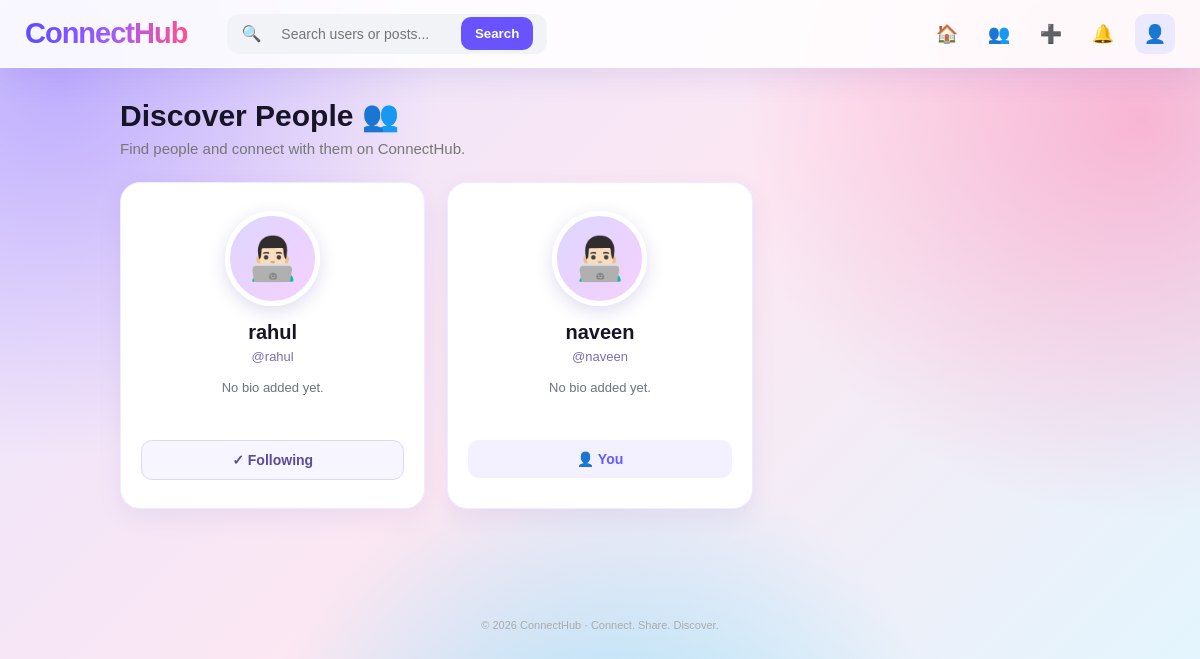
The app's page /users (signed in) with its own data.
### tables this page shows
CREATE TABLE users (
            id INTEGER PRIMARY KEY AUTOINCREMENT,
            name TEXT NOT NULL,
            username TEXT UNIQUE NOT NULL,
            email TEXT UNIQUE NOT NULL,
            password TEXT NOT NULL,
            bio TEXT DEFAULT '',
            profile_image TEXT DEFAULT '',
            created_at TIMESTAMP DEFAULT CURRENT_TIMESTAMP
        );

### app.py (the view)
@app.route("/users")
def users():
    if "user_id" not in session:
        return redirect(url_for("login"))
    connection = get_db_connection()
    users = connection.execute(
        """
        SELECT
            id,
            name,
            username,
            bio,
            profile_image
        FROM users
        ORDER BY id DESC
        """
    ).fetchall()
    following = connection.execute(
        """
        SELECT following_id
        FROM followers
        WHERE follower_id = ?
        """,
        (session["user_id"],)
    ).fetchall()
    following_ids = [
        row["following_id"]
        for row in following
    ]
    connection.close()
    return render_template(
        "users.html",
        users=users,
        following_ids=following_ids
    )

### app.py (called while the page is built)
@app.context_processor
def notification_count():
    if "user_id" not in session:
        return {
            "unread_notifications": 0
        }
    connection = get_db_connection()
    unread_notifications = connection.execute(
        """
        SELECT COUNT(*)
        FROM notifications
        WHERE user_id = ?
        AND is_read = 0
        """,
        (session["user_id"],)
    ).fetchone()[0]
    connection.close()
    return {
        "unread_notifications": unread_notifications
    }

def get_db_connection():
    connection = sqlite3.connect(DATABASE)
    connection.row_factory = sqlite3.Row
    return connection

### templates/users.html (shortened to what this page needs)
{% extends "base.html" %}
{% block content %}
<div class="users-page">
    <div class="users-header">
        <h1>
            Discover People 👥
        </h1>
        <p>
            Find people and connect with them on ConnectHub.
        </p>
    </div>
    <div class="users-grid">
        {% for person in users %}
        <div class="user-card">
            <div class="discover-avatar">
                {% if person["profile_image"] %}
                    <img
                        src="{{ url_for(
                            'static',
                            filename='images/' + person['profile_image']
                        ) }}"
                        alt="Profile Photo"
                    >
                {% else %}
                    👨🏻‍💻
                {% endif %}
            </div>
            <h2>
                <a
                    href="/user/{{ person['id'] }}"
                    class="discover-user-link"
                >
                    {{ person["name"] }}
                </a>
            </h2>
            <p class="discover-username">
                @{{ person["username"] }}
            </p>
            <p class="discover-bio">
                {% if person["bio"] %}
                    {{ person["bio"] }}
                {% else %}
                    No bio added yet.
                {% endif %}
            </p>
            {% if person["id"] != session["user_id"] %}
                {% if person["id"] in following_ids %}
                    <form
                        action="/follow/{{ person['id'] }}"
                        method="POST"
                    >
                        <button
                            type="submit"
                            class="unfollow-button"
                        >
                            ✓ Following
                        </button>
                    </form>
                {% endif %}
            {% else %}
                <div class="your-profile-label">
                    👤 You
                </div>
            {% endif %}
        </div>
        {% endfor %}
    </div>
</div>
{% endblock %}

### static/css/style.css (style rules this page uses)
* { margin: 0; padding: 0; box-sizing: border-box; }
body { font-family: Arial, Helvetica, sans-serif; background: radial-gradient(circle at 10% 10%, rgba(124, 92, 255, 0.25), transparent 30%), radial-gradient(circle at 90% 20%, rgba(255, 92, 154, 0.22), transparent 30%), radial-gradient(circle at 50% 90%, rgba(0, 210, 255, 0.18), transparent 35%), linear-gradient(135deg, #eef0ff, #fcecf5, #eafaff); background-attachment: fixed; color: #171717; }
html, body { min-height: 100%; }
body { background: radial-gradient( circle at 5% 10%, rgba(125, 92, 255, 0.40), transparent 28% ), radial-gradient( circle at 95% 15%, rgba(255, 80, 150, 0.35), transparent 30% ), radial-gradient( circle at 50% 100%, rgba(0, 200, 255, 0.30), transparent 35% ), linear-gradient( 135deg, #e8e4ff 0%, #fce7f2 48%, #dff7ff 100% ); background-attachment: fixed; }
.users-page { max-width: 1000px; margin: 30px auto; padding: 0 20px 50px; }
.users-header { margin-bottom: 25px; }
.users-header h1 { margin: 0; font-size: 30px; color: #171426; }
.users-header p { margin-top: 7px; color: #777; font-size: 15px; }
.users-grid { display: grid; grid-template-columns: repeat(3, 1fr); gap: 22px; }
.user-card { background: white; border-radius: 20px; padding: 28px 20px; text-align: center; border: 1px solid #eeeaff; box-shadow: 0 8px 25px rgba(80, 60, 160, 0.08); transition: 0.25s; }
.discover-avatar { width: 95px; height: 95px; margin: 0 auto 15px; border-radius: 50%; display: flex; align-items: center; justify-content: center; overflow: hidden; font-size: 42px; background: linear-gradient( 135deg, #ddd6fe, #f5d0fe ); border: 5px solid white; box-shadow: 0 5px 18px rgba(80, 60, 160, 0.18); }
.user-card h2 { margin: 5px 0; font-size: 20px; color: #171426; }
.discover-username { margin: 0; color: #7c6db2; font-size: 13px; }
.discover-bio { min-height: 42px; margin: 14px 0 20px; color: #6b7280; font-size: 13px; line-height: 1.5; }
.follow-button, .unfollow-button { width: 100%; padding: 11px; border-radius: 11px; font-size: 14px; font-weight: 700; cursor: pointer; transition: 0.25s; }
.unfollow-button { border: 1px solid #ddd8f5; color: #5b4b9a; background: #f7f5ff; }
.your-profile-label { padding: 11px; border-radius: 11px; background: #f3f1ff; color: #635bff; font-weight: 700; font-size: 14px; }
.discover-user-link { color: #171426; text-decoration: none; transition: 0.2s; }

### records on screen
users: name "rahul", username "rahul", bio "No bio added yet."
users: name "naveen", username "naveen", bio "No bio added yet.", shows "👤 You"
